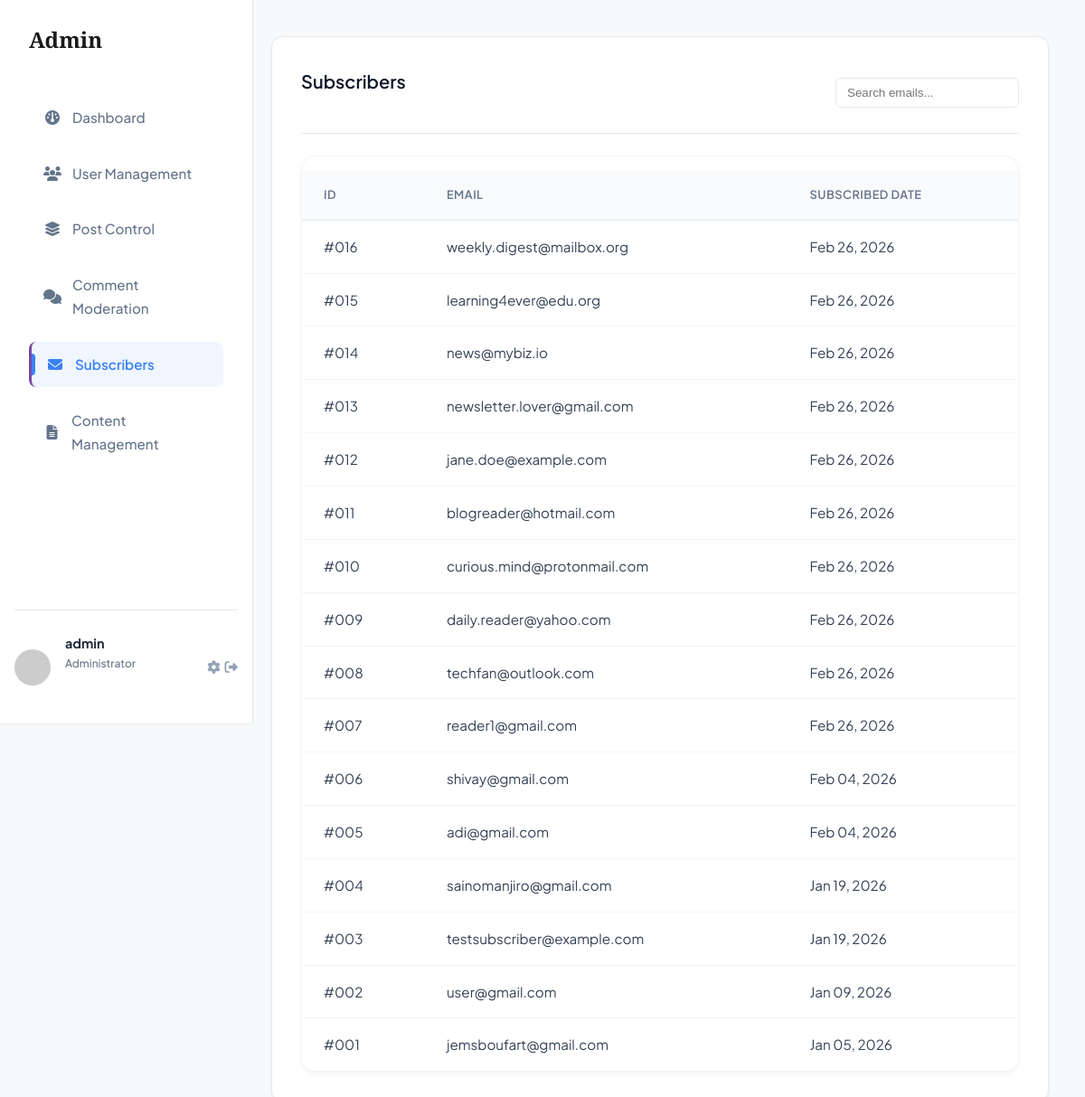
/admin-dashboard/subscribers/ (signed in), run on the app's committed database.
### myapp/models.py (models this page shows, shortened)
class Subscriber(models.Model):
    email = models.EmailField(unique=True)
    subscribed_at = models.DateTimeField(auto_now_add=True)

### myapp/views.py (the view)
# urls.py: path('admin-dashboard/subscribers/', views.subscriber_list, name='subscriber_list'),
@login_required
def subscriber_list(request):
    if not request.user.is_superuser:
        messages.error(request, "Access denied. Admin privileges required.")
        return redirect('home')
    subscribers = Subscriber.objects.all().order_by('-subscribed_at')
    query = request.GET.get('q')
    if query:
        subscribers = subscribers.filter(email__icontains=query)
    return render(request, 'custom_admin/subscriber_list.html', {
        'subscribers': subscribers,
        'search_query': query
    })

### myapp/templates/custom_admin/subscriber_list.html
{% extends 'custom_admin/base.html' %}
{% block admin_content %}
<div class="admin-section">
    <div class="section-header">
        <h2>Subscribers</h2>
        <form method="get" style="display:flex; align-items:center;">
            <input type="text" name="q" placeholder="Search emails..." value="{{ search_query|default:'' }}"
                style="padding:8px 12px; border:1px solid #e2e8f0; border-radius:6px;">
        </form>
    </div>
    <div class="table-container">
        <table class="admin-table">
            <thead>
                <tr>
                    <th>ID</th>
                    <th>Email</th>
                    <th>Subscribed Date</th>
                </tr>
            </thead>
            <tbody>
                {% for subscriber in subscribers %}
                <tr>
                    <td>#{{ subscriber.id|stringformat:"03d" }}</td>
                    <td><a href="mailto:{{ subscriber.email }}" style="text-decoration: none; color: inherit;">{{ subscriber.email }}</a></td>
                    <td>{{ subscriber.subscribed_at|date:"M d, Y" }}</td>
                </tr>
                {% empty %}
                <tr>
                    <td colspan="3" style="text-align: center; padding: 2rem;">No subscribers yet.</td>
                </tr>
                {% endfor %}
            </tbody>
        </table>
    </div>
</div>
{% endblock %}

### myapp/templates/custom_admin/base.html (shortened to what this page needs)
<!DOCTYPE html>
<html lang="en">
<head>
    <link rel="stylesheet" href="https://cdnjs.cloudflare.com/ajax/libs/font-awesome/6.4.0/css/all.min.css">
    {% load static %}
    <link rel="stylesheet" href="{% static 'css/style.css' %}">
</head>
<body class="admin-body">
    <div class="admin-layout">
        <aside class="admin-sidebar">
            <div class="sidebar-brand">
                <h2>Admin</h2>
            </div>
            <nav class="sidebar-nav">
                <a href="{% url 'admin_dashboard' %}"
                    class="nav-item {% if request.resolver_match.url_name == 'admin_dashboard' %}active{% endif %}">
                    <i class="fas fa-gauge"></i> Dashboard
                </a>
                <a href="{% url 'admin_users' %}"
                    class="nav-item {% if request.resolver_match.url_name == 'admin_users' %}active{% endif %}">
                    <i class="fas fa-users"></i> User Management
                </a>
                <a href="{% url 'admin_post_list' %}"
                    class="nav-item {% if request.resolver_match.url_name == 'admin_post_list' %}active{% endif %}">
                    <i class="fas fa-layer-group"></i> Post Control
                </a>
                <a href="{% url 'admin_comments' %}"
                    class="nav-item {% if request.resolver_match.url_name == 'admin_comments' %}active{% endif %}">
                    <i class="fas fa-comments"></i> Comment Moderation
                </a>
                <a href="{% url 'subscriber_list' %}"
                    class="nav-item {% if request.resolver_match.url_name == 'subscriber_list' %}active{% endif %}">
                    <i class="fas fa-envelope"></i> Subscribers
                </a>
                <a href="{% url 'admin_content' %}"
                    class="nav-item {% if request.resolver_match.url_name == 'admin_content' %}active{% endif %}">
                    <i class="fas fa-file-alt"></i> Content Management
                </a>
            </nav>
            <div class="sidebar-footer">
                <div class="admin-user">
                    <img src="https://ui-avatars.com/api/?name={{ user.username }}&background=6366f1&color=fff"
                        alt="Admin">
                    <div class="user-info">
                        <strong>{{ user.username }}</strong>
                        <span>Administrator</span>
                    </div>
                    <div style="display:flex; gap:5px;">
                        <a href="{% url 'edit_profile' %}" class="logout-btn" title="Edit Profile"><i
                                class="fas fa-cog"></i></a>
                        <a href="{% url 'logout' %}" class="logout-btn" title="Logout"
                            onclick="return confirm('Are you sure you want to logout?');"><i
                                class="fas fa-sign-out-alt"></i></a>
                    </div>
                </div>
            </div>
        </aside>
        <main class="admin-main">
            {% block admin_content %}{% endblock %}
        </main>
    </div>
</body>
</html>

### data on the page
Subscriber: id "016", email "weekly.digest@mailbox.org", subscribed_at "Feb 26, 2026"
Subscriber: id "015", email "learning4ever@edu.org", subscribed_at "Feb 26, 2026"
Subscriber: id "014", email "news@mybiz.io", subscribed_at "Feb 26, 2026"
Subscriber: id "013", email "newsletter.lover@gmail.com", subscribed_at "Feb 26, 2026"
Subscriber: id "012", email "jane.doe@example.com", subscribed_at "Feb 26, 2026"
Subscriber: id "011", email "blogreader@hotmail.com", subscribed_at "Feb 26, 2026"
Subscriber: id "010", email "curious.mind@protonmail.com", subscribed_at "Feb 26, 2026"
Subscriber: id "009", email "daily.reader@yahoo.com", subscribed_at "Feb 26, 2026"
Subscriber: id "008", email "techfan@outlook.com", subscribed_at "Feb 26, 2026"
Subscriber: id "007", email "reader1@gmail.com", subscribed_at "Feb 26, 2026"
Subscriber: id "006", email "shivay@gmail.com", subscribed_at "Feb 04, 2026"
Subscriber: id "005", email "adi@gmail.com", subscribed_at "Feb 04, 2026"
Subscriber: id "004", email "sainomanjiro@gmail.com", subscribed_at "Jan 19, 2026"
Subscriber: id "003", email "testsubscriber@example.com", subscribed_at "Jan 19, 2026"
Subscriber: id "002", email "user@gmail.com", subscribed_at "Jan 09, 2026"
Subscriber: id "001", email "jemsboufart@gmail.com", subscribed_at "Jan 05, 2026"

### other printed values
{{ user.username }} "admin"
